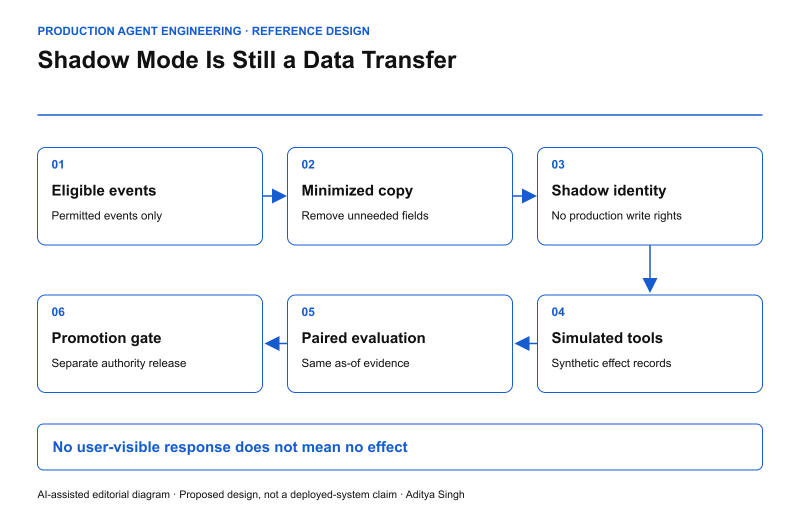
#> input picture editorial/wave-20-2026-09-12/drafts/media/shadow-mode-is-still-a-data-transfer.png, 1600 x 1040 px (shown at 1/2 size)
$ python -i generate_linkedin_dynamic_cheatsheet_sample.py   (imports and definitions only)
#> lines starting #> are read from the running program, lines starting #| are printed output that depends on the picture
#!/usr/bin/env python3
"""Render an original animated LinkedIn cheatsheet for production AI agents."""

from __future__ import annotations

import math
import subprocess
import tempfile
from pathlib import Path

from PIL import Image, ImageDraw, ImageFilter, ImageFont


ROOT = Path(__file__).resolve().parents[1]
OUTPUT_DIR = ROOT / "assets" / "images" / "linkedin-dynamic-cheatsheet-sample"
WIDTH, HEIGHT = 1080, 1350
FPS = 15
DURATION_SECONDS = 8

BG = "#07111F"
PANEL = "#0D1A2B"
PANEL_2 = "#112238"
GRID = "#17304A"
WHITE = "#F5F8FC"
MUTED = "#A8B8C8"
CYAN = "#37CFFF"
BLUE = "#6B8CFF"
TEAL = "#35E6A5"
GOLD = "#FFC857"
RED = "#FF6B75"

FONT_REGULAR = Path("/System/Library/Fonts/Supplemental/Arial.ttf")
FONT_BOLD = Path("/System/Library/Fonts/Supplemental/Arial Bold.ttf")


def font(size: int, bold: bool = False) -> ImageFont.FreeTypeFont:
    return ImageFont.truetype(str(FONT_BOLD if bold else FONT_REGULAR), size)


def ease(value: float) -> float:
    value = max(0.0, min(1.0, value))
    return value * value * (3 - 2 * value)


def mix(a: int, b: int, amount: float) -> int:
    return round(a + (b - a) * amount)


def hex_rgb(value: str) -> tuple[int, int, int]:
    value = value.lstrip("#")
    return tuple(int(value[i : i + 2], 16) for i in (0, 2, 4))


# [4 lines left out: function mix_color, not called in this run]


def rounded(draw: ImageDraw.ImageDraw, box: tuple[int, int, int, int], radius: int,
            fill: str, outline: str | None = None, width: int = 1) -> None:
    draw.rounded_rectangle(box, radius=radius, fill=fill, outline=outline, width=width)


def text(draw: ImageDraw.ImageDraw, xy: tuple[int, int], value: str, size: int,
         color: str = WHITE, bold: bool = False, anchor: str | None = None) -> None:
    draw.text(xy, value, font=font(size, bold), fill=color, anchor=anchor)


# [138 lines left out: functions pill, arrow, glow_circle, draw_header, draw_top_flow, small_card and 3 more, not called in this run]


def render_frame(frame_number: int) -> Image.Image:
    t = frame_number / FPS
    image = Image.new("RGBA", (WIDTH, HEIGHT), BG)
    draw = ImageDraw.Draw(image)

    # Subtle technical grid.
    for x in range(0, WIDTH, 54):
        draw.line((x, 0, x, HEIGHT), fill="#0A1929", width=1)
    for y in range(0, HEIGHT, 54):
        draw.line((0, y, WIDTH, y), fill="#0A1929", width=1)

    intro = ease(t / 1.1)
    draw_header(draw, intro)
    draw_top_flow(image, draw, t)

    decision_active = int((t * 0.8) % 3)
    authority_active = int((t * 0.8 + 1) % 3)
    effect_active = int((t * 0.8 + 2) % 3)

    section(draw, 392, "02", "DECISION PLANE", "PROVE WHAT SHOULD HAPPEN", BLUE,
            [("GROUND", "fresh sources\nprovenance + conflicts"),
             ("PLAN", "typed action\nexpected postconditions"),
             ("SCORE", "impact × reach\nreversibility × confidence")],
            decision_active, ease((t - 0.4) / 0.8))
    section(draw, 626, "03", "AUTHORITY PLANE", "PROVE WHAT MAY HAPPEN", GOLD,
            [("POLICY", "action-level decision\nversioned control"),
             ("APPROVAL", "consequence threshold\nexpiry + alternatives"),
             ("LEASE", "one action · one scope\nshort TTL + revocation")],
            authority_active, ease((t - 0.8) / 0.8))
    section(draw, 860, "04", "EFFECT PLANE", "PROVE WHAT DID HAPPEN", TEAL,
            [("EXECUTE", "idempotency key\nfenced write"),
             ("VERIFY", "independent evidence\ncompound postcondition"),
             ("RECEIPT", "actor · policy · delta\noutcome + recovery")],
            effect_active, ease((t - 1.2) / 0.8))
    draw_recovery_loop(image, draw, t)
    draw_metrics(draw, t)

    # Loop-progress rail.
    p = (t % DURATION_SECONDS) / DURATION_SECONDS
    draw.rectangle((0, HEIGHT - 7, WIDTH, HEIGHT), fill="#10243A")
    draw.rectangle((0, HEIGHT - 7, round(WIDTH * p), HEIGHT), fill=CYAN)
    return image.convert("RGB")


# [32 lines left out: function encode, not called in this run]


# [2 lines not run here, left out]

>>> import cv2
>>> picture = cv2.imread('../editorial/wave-20-2026-09-12/drafts/media/shadow-mode-is-still-a-data-transfer.png', cv2.IMREAD_GRAYSCALE)
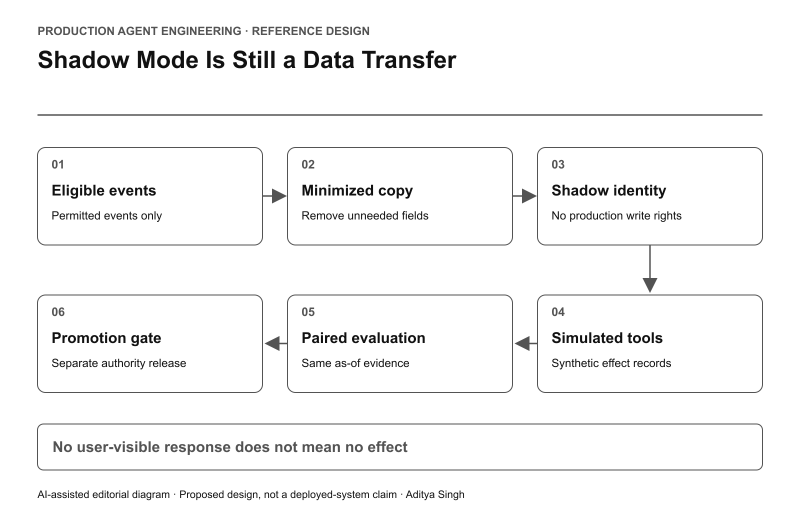
#> picture: shape (1040, 1600) (shown at 1/2 size); min 17, max 255, mean 245.9
>>> result = render_frame(picture)
#> in render_frame, `image = Image.new("RGBA", (WIDTH, HEIGHT), BG)`:
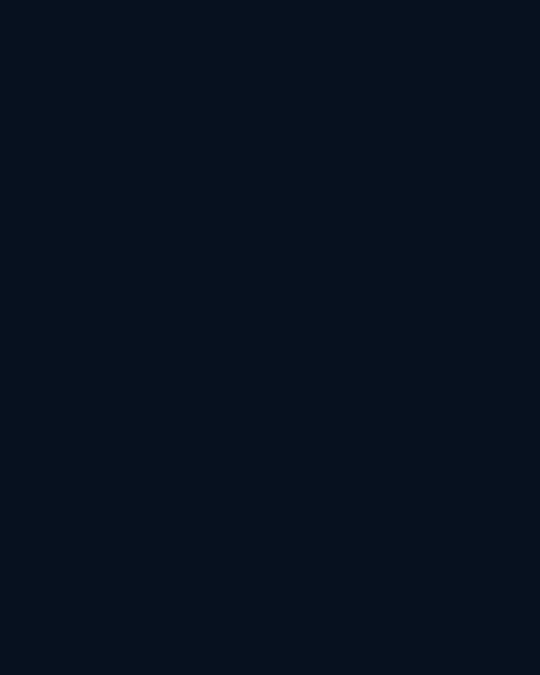
#> image: PIL image 1080x1350 RGBA (shown at 1/2 size); mean R, G, B, A 7, 17, 31, 255
#> (the run stopped early here; a loop or call above may not have finished)

$ run again, on editorial/wave-20-2026-09-12/drafts/media/prove-your-revops-agent-created-incremental-value.png
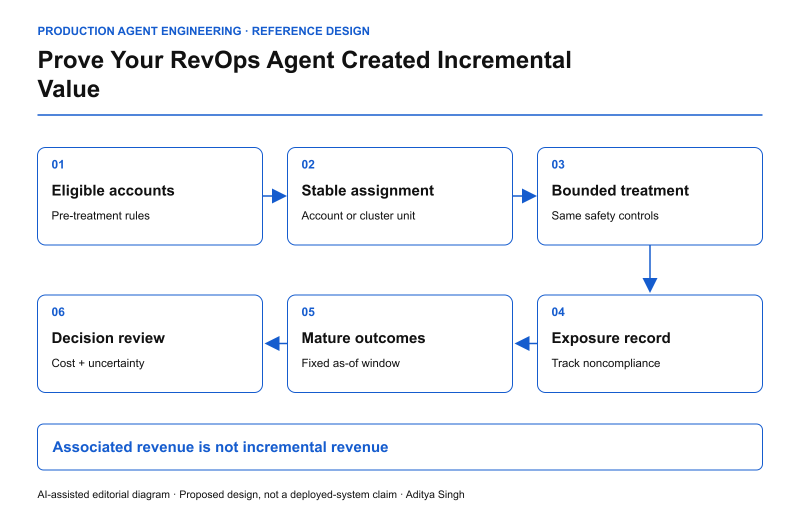
#> input picture editorial/wave-20-2026-09-12/drafts/media/prove-your-revops-agent-created-incremental-value.png, 1600 x 1040 px (shown at 1/2 size)
#> `picture = cv2.imread('../editorial/wave-20-2026-09-12/drafts/media/sha..`:
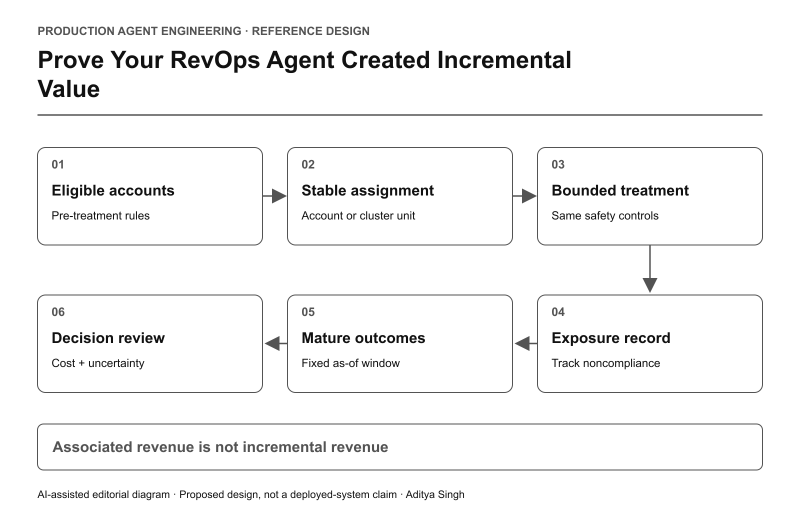
#> picture: shape (1040, 1600) (shown at 1/2 size); min 17, max 255, mean 245.4
